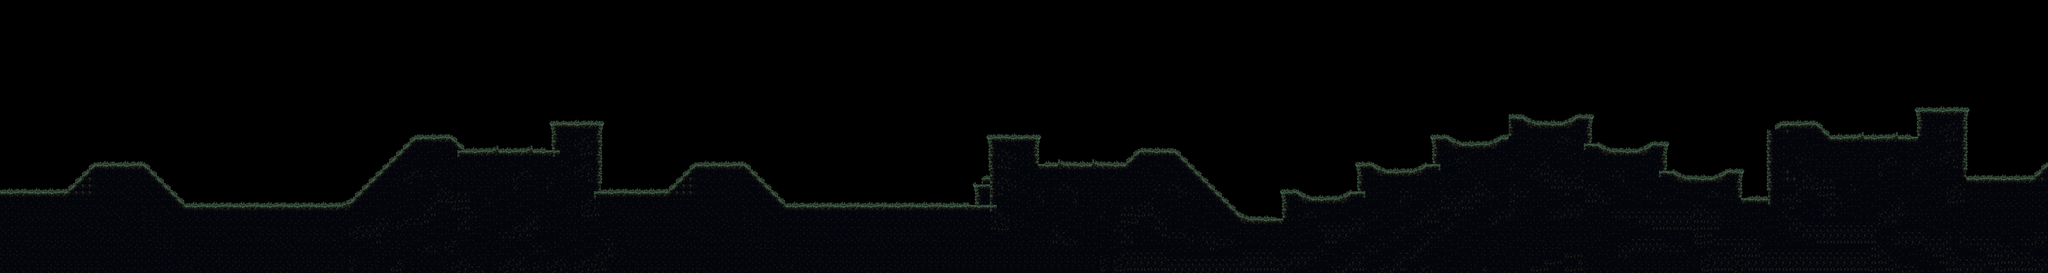

This game map was drawn from its Tiled (.tmx) file and the tilesets committed beside it. A one-line description and the trimmed map source follow:
An orthogonal 300x40 tile map with 16x16 px tiles, 1 tile layer (Tile Layer 1) and 18 objects.

<map version="1.4" tiledversion="1.4.2" orientation="orthogonal" renderorder="right-down" width="300" height="40" tilewidth="16" tileheight="16" infinite="0" nextlayerid="2" nextobjectid="1">
 <editorsettings>
  <export target="map1.json" format="json" />
 </editorsettings>
 <tileset firstgid="1" name="platforms" tilewidth="16" tileheight="16" tilecount="4096" columns="64">
  <image source="mainlevbuild.png" width="1024" height="1024" />
  <tile id="2846">
   <objectgroup draworder="index" id="2">
    <object id="1" x="0" y="0" width="16" height="16">
     <properties>
      <property name="collides" type="bool" value="true" />
     </properties>
    </object>
   </objectgroup>
  </tile>
  <tile id="2847">
   <properties>
    <property name="collides" type="bool" value="true" />
   </properties>
   <objectgroup draworder="index" id="3">
    <object id="2" x="0" y="0" width="16" height="16" />
   </objectgroup>
  </tile>
  <tile id="2848">
   <properties>
    <property name="collides" type="bool" value="true" />
   </properties>
   <objectgroup draworder="index" id="3">
    <object id="2" x="0" y="0">
     <polygon points="0,0 16,16 0,16" />
    </object>
   </objectgroup>
  </tile>
  <tile id="2855">
   <properties>
    <property name="collides" type="bool" value="true" />
   </properties>
   <objectgroup draworder="index" id="2">
    <object id="1" x="16" y="0">
     <polygon points="0,0 -16,16 0,16" />
    </object>
   </objectgroup>
  </tile>
  <tile id="2856">
   <properties>
    <property name="collides" type="bool" value="true" />
   </properties>
   <objectgroup draworder="index" id="2">
    <object id="1" x="0" y="0" width="16" height="16" />
   </objectgroup>
  </tile>
  <tile id="2857">
   <objectgroup draworder="index" id="2">
    <object id="1" x="0" y="0" width="16" height="16">
     <properties>
      <property name="collides" type="bool" value="true" />
     </properties>
    </object>
   </objectgroup>
  </tile>
  <tile id="2910">
   <properties>
    <property name="collides" type="bool" value="true" />
   </properties>
   <objectgroup draworder="index" id="2">
    <object id="1" x="0" y="0" width="16" height="16">
     <properties>
      <property name="collides" type="bool" value="true" />
     </properties>
    </object>
   </objectgroup>
  </tile>
  <tile id="2913">
   <properties>
    <property name="collides" type="bool" value="true" />
   </properties>
   <objectgroup draworder="index" id="2">
    <object id="1" x="0" y="0" width="16" height="16" />
   </objectgroup>
  </tile>
  <tile id="2914">
   <properties>
    <property name="collides" type="bool" value="true" />
   </properties>
   <objectgroup draworder="index" id="3">
    <object id="3" x="0" y="0" width="16" height="16" />
   </objectgroup>
  </tile>
  <tile id="2915">
   <properties>
    <property name="collides" type="bool" value="true" />
   </properties>
   <objectgroup draworder="index" id="2">
    <object id="1" x="0" y="0" width="16" height="16" />
   </objectgroup>
  </tile>
  <tile id="2916">
   <properties>
    <property name="collides" type="bool" value="true" />
   </properties>
   <objectgroup draworder="index" id="2">
    <object id="1" x="0" y="0" width="16" height="16" />
   </objectgroup>
  </tile>
  <tile id="2917">
   <properties>
    <property name="collides" type="bool" value="true" />
   </properties>
   <objectgroup draworder="index" id="2">
    <object id="1" x="0" y="0" width="16" height="16" />
   </objectgroup>
  </tile>
  <tile id="2918">
   <properties>
    <property name="collides" type="bool" value="true" />
   </properties>
   <objectgroup draworder="index" id="2">
    <object id="1" x="0" y="0" width="16" height="16" />
   </objectgroup>
  </tile>
  <tile id="2921">
   <properties>
    <property name="collides" type="bool" value="true" />
   </properties>
   <objectgroup draworder="index" id="2">
    <object id="1" x="0" y="0" width="16" height="16">
     <properties>
      <property name="collides" type="bool" value="true" />
     </properties>
    </object>
   </objectgroup>
  </tile>
  <tile id="2974">
   <properties>
    <property name="collides" type="bool" value="true" />
   </properties>
   <objectgroup draworder="index" id="2">
    <object id="1" x="0" y="0" width="16" height="16">
     <properties>
      <property name="collides" type="bool" value="true" />
     </properties>
    </object>
   </objectgroup>
  </tile>
  <tile id="2985">
   <properties>
    <property name="collides" type="bool" value="true" />
   </properties>
   <objectgroup draworder="index" id="2">
    <object id="1" x="0" y="0" width="16" height="16">
     <properties>
      <property name="collides" type="bool" value="true" />
     </properties>
    </object>
   </objectgroup>
  </tile>
  <tile id="3038">
   <properties>
    <property name="collides" type="bool" value="false" />
   </properties>
   <objectgroup draworder="index" id="2">
    <object id="1" x="0" y="0" width="16" height="16">
     <properties>
      <property name="collides" type="bool" value="true" />
     </properties>
    </object>
   </objectgroup>
  </tile>
  <tile id="3049">
   <properties>
    <property name="collides" type="bool" value="true" />
   </properties>
   <objectgroup draworder="index" id="2">
    <object id="1" x="0" y="0" width="16" height="16">
     <properties>
      <property name="collides" type="bool" value="true" />
     </properties>
    </object>
   </objectgroup>
  </tile>
 </tileset>
 <layer id="1" name="Tile Layer 1" width="300" height="40">
  <data>[12000 cells, 5019 non-empty, 73 distinct tile ids]</data>
 </layer>
</map>
